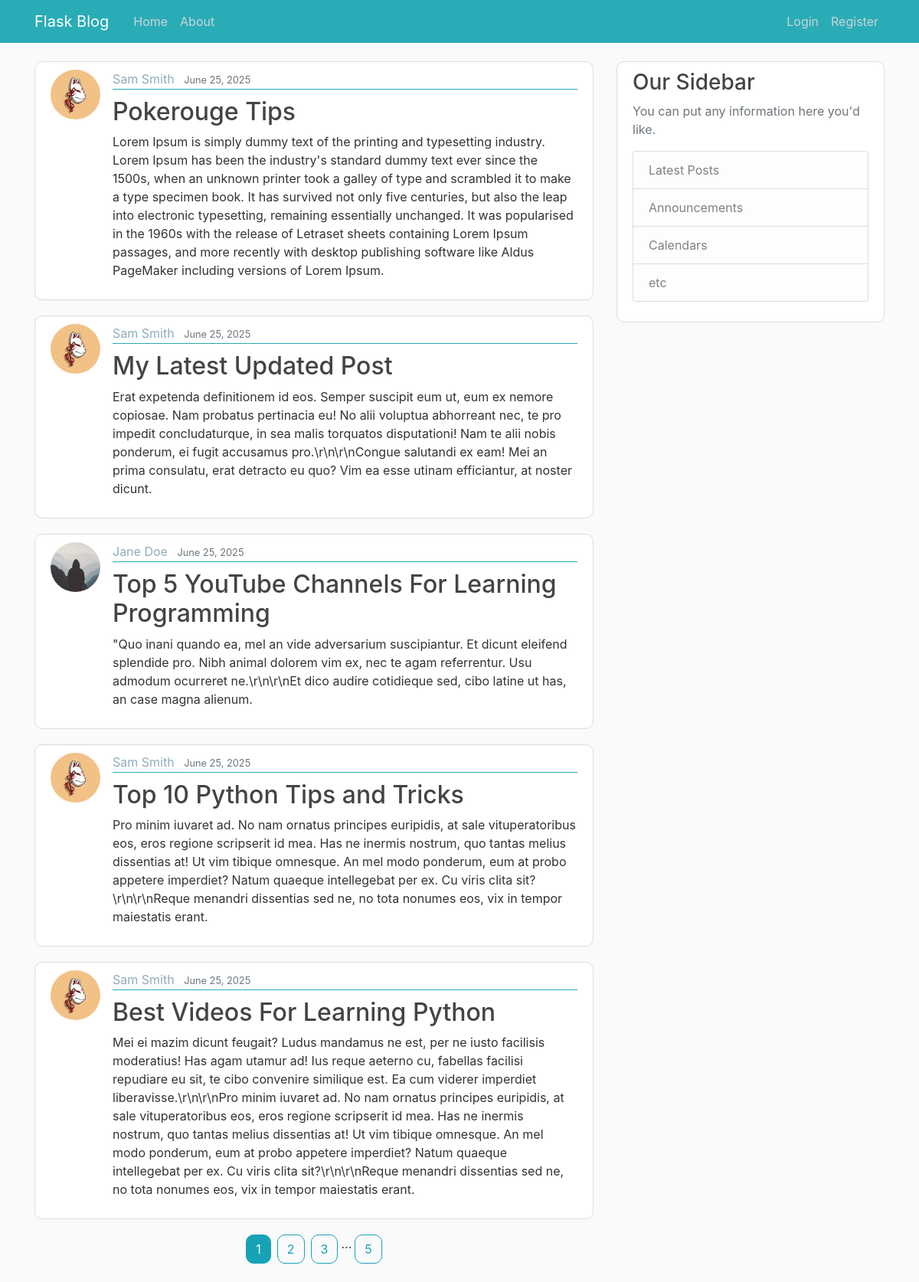
Page /home on the earlier database version.
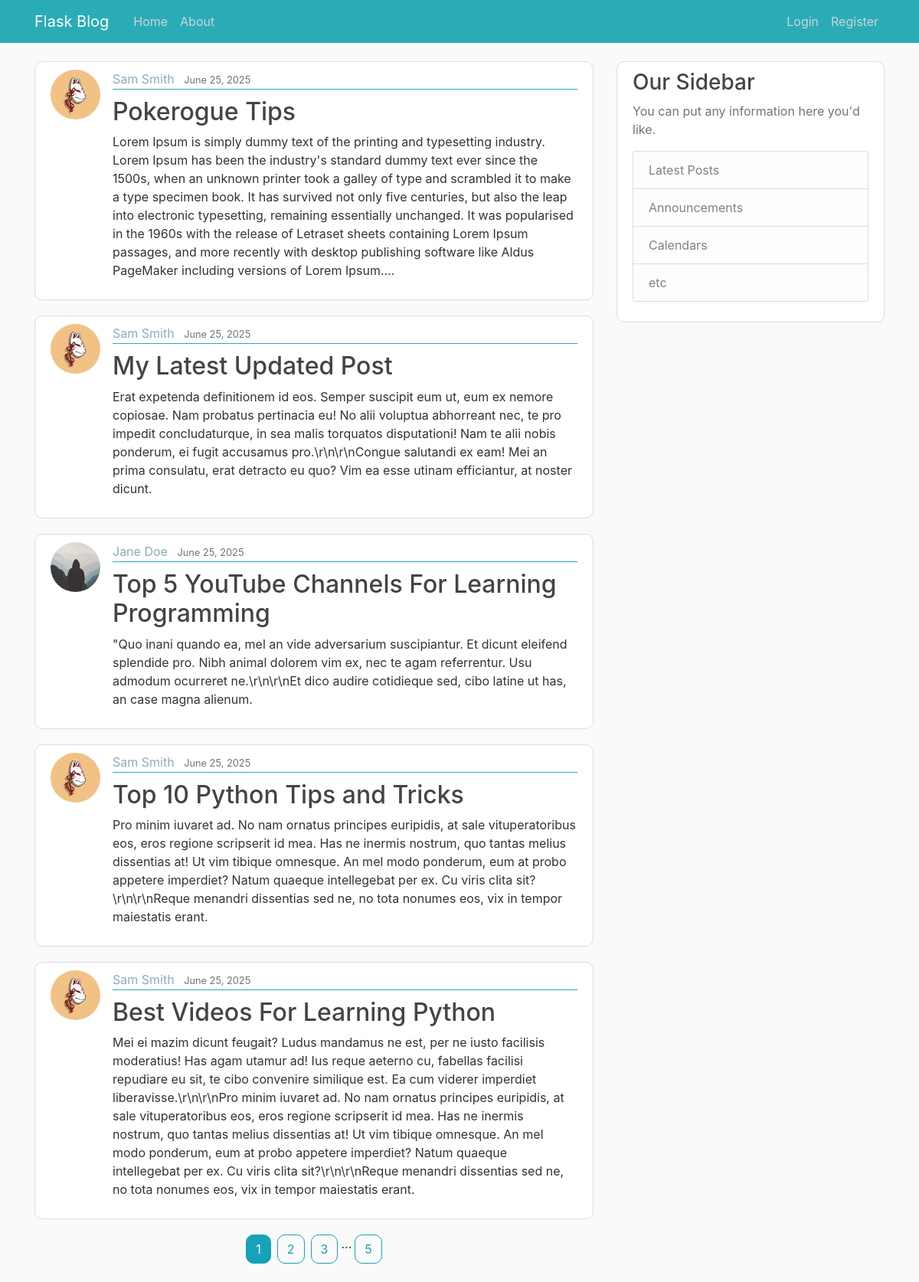
Same page on the later database version.
### flask_blog/models.py (models this page shows, shortened)
class Post(db.Model):
    id = db.Column(db.Integer, primary_key=True)
    title = db.Column(db.String(100), nullable=False)
    date_posted = db.Column(db.DateTime, nullable=False, default=lambda: datetime.now(timezone.utc))
    content = db.Column(db.Text, nullable=False)
    user_id = db.Column(db.Integer, db.ForeignKey('user.id'), nullable=False)

class User(db.Model, UserMixin):
    id = db.Column(db.Integer, primary_key=True)
    username = db.Column(db.String(20), unique=True, nullable=False)
    email = db.Column(db.String(120), unique=True, nullable=False)
    image_file = db.Column(db.String(20), nullable=False, default='default.jpg')
    password = db.Column(db.String(60), nullable=False)
    post = db.relationship('Post', backref='author', lazy=True)

### flask_blog/routes.py (the view)
@app.route("/")
@app.route("/home")
def index():
    page = request.args.get('page', 1, type=int)
    posts = Post.query.order_by(Post.date_posted.desc()).paginate(page=page, per_page=5)
    return render_template('home.html', posts=posts)

### flask_blog/templates/home.html (shortened to what this page needs)
{% extends "layout.html" %}
{% block content %}
  {% for post in posts.items %}
    <article class="media content-section">
      <img class="rounded-circle article-img" src="{{ url_for('static', filename='profile_pics/' + post.author.image_file) }}">
      <div class="media-body">
        <div class="article-metadata">
          <a class="mr-2" href="#">{{ post.author.username.title() }}</a>
          <small class="text-muted">{{ post.date_posted.strftime('%B %d, %Y') }}</small>
        </div>
        <h2 class="article-title-h2"><a class="article-title" href="{{ url_for('post', post_id=post.id) }}">{{ post.title }}</a></h2>
        <p class="article-content">{{ post.content }}</p>
      </div>
    </article>
  {% endfor %}
  <div class="d-flex justify-content-center flex-wrap">
    {% for page_num in posts.iter_pages(left_edge=1, right_edge=1, left_current=1, right_current=2) %}
      {% if page_num %}
        {% if posts.page == page_num %}
          <a class="btn btn-info mb-4 mx-1" style="border-radius: 10px" href="{{ url_for('index', page=page_num)}}">{{ page_num }}</a>
        {% else %}
          <a class="btn btn-outline-info mb-4 mx-1" style="border-radius: 10px" href="{{ url_for('index', page=page_num)}}">{{ page_num }}</a>
        {% endif %}
      {% else %}
        ...
      {% endif %}
    {% endfor %}
  </div>
{% endblock content %}

### flask_blog/templates/layout.html (shortened to what this page needs)
<!DOCTYPE html>
<html lang="en">
<head>
    <link rel="stylesheet" href="https://maxcdn.bootstrapcdn.com/bootstrap/4.0.0/css/bootstrap.min.css">
    <link rel="stylesheet" type="text/css" href="{{ url_for('static', filename='main.css') }}">
</head>
<body>
    <header class="site-header">
      <nav class="navbar navbar-expand-md navbar-dark bg-teal fixed-top">
        <div class="container">
          <a class="navbar-brand mr-4" href="{{ url_for('index') }}">Flask Blog</a>
          <div class="collapse navbar-collapse" id="navbarToggle">
            <div class="navbar-nav mr-auto">
              <a class="nav-item nav-link" href="{{ url_for('index') }}">Home</a>
              <a class="nav-item nav-link" href="{{ url_for('about') }}">About</a>
            </div>
            <div class="navbar-nav">
              {% if current_user.is_authenticated %}
                <a class="nav-item nav-link" href="{{ url_for('new_post') }}">New Post</a>
                <a class="nav-item nav-link" href="{{ url_for('account') }}">Account</a>
                <a class="nav-item nav-link" href="{{ url_for('logout') }}">Logout</a>
              {% else %}
                <a class="nav-item nav-link" href="{{ url_for('login') }}">Login</a>
                <a class="nav-item nav-link" href="{{ url_for('register') }}">Register</a>
              {% endif %}
            </div>
          </div>
        </div>
      </nav>
    </header>
    <main role="main" class="container">
      <div class="row">
        <div class="col-md-8">
          {% block content %}{% endblock %}
        </div>
        <div class="col-md-4">
          <div class="content-section">
            <h3>Our Sidebar</h3>
            <p class='text-muted'>You can put any information here you'd like.
              <ul class="list-group">
                <li class="list-group-item list-group-item-light">Latest Posts</li>
                <li class="list-group-item list-group-item-light">Announcements</li>
                <li class="list-group-item list-group-item-light">Calendars</li>
                <li class="list-group-item list-group-item-light">etc</li>
              </ul>
            </p>
          </div>
        </div>
      </div>
    </main>
</body>
</html>

### flask_blog/static/main.css (style rules this page uses)
body { background: #fafafa; color: #333333; margin-top: 5rem; }
h1, h2, h3, h4, h5, h6 { color: #444444; }
.bg-teal { background-color: #2aacb6; }
.site-header .navbar-nav .nav-link { color: #cbd5db; }
.content-section { background: #ffffff; padding: 10px 20px; border: 1px solid #dddddd; border-radius: 10px; margin-bottom: 20px; }
.article-title-h2 { margin-top: 10px; }
.article-title { color: #444444; }
.mr-2 { color: #8facbc; }
.article-content { white-space: pre-line; }
.article-img { height: 65px; width: 65px; margin-right: 16px; }
.article-metadata { padding-bottom: 1px; margin-bottom: 4px; border-bottom: 1px solid #2aacb6 }
.btn { border-radius: 20px; }

Differences in the rows shown:
changed Post: title "Pokerouge Tips" → "Pokerogue Tips"; content "…including versions of Lorem Ipsum." → "…including versions of Lorem Ipsum...."
